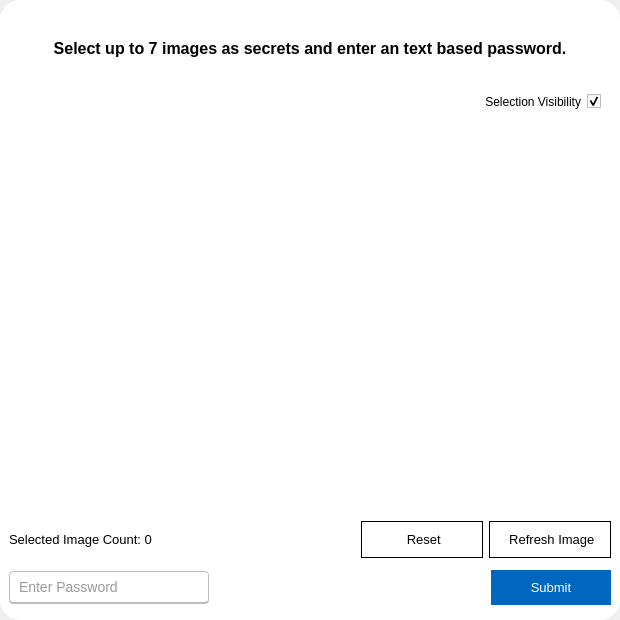
<?xml version="1.0" encoding="UTF-8"?>
<ui version="4.0">
 <class>Form</class>
 <widget class="QWidget" name="Form">
  <property name="geometry">
   <rect>
    <x>0</x>
    <y>0</y>
    <width>620</width>
    <height>620</height>
   </rect>
  </property>
  <property name="maximumSize">
   <size>
    <width>620</width>
    <height>620</height>
   </size>
  </property>
  <property name="windowTitle">
   <string>Form</string>
  </property>
  <property name="styleSheet">
   <string notr="true">#frame {
	background-color: white;
	border-radius: 20px;
}

#form_title {
	font-weight: 600;
	font-size: 12pt;
}

#visible_check {
	margin-right: 10px;
}

#select_lbl {
	font-size: 10pt;
	font-weight: 400;
}

QLineEdit {
	height: 30px;
	width: 200px;
  	margin: 7px 0;
	padding: 0 7px;
	border: 1.2px solid #bbbdbf;
 	border-bottom-width: 2px;
 	border-radius: 4px;
	font-size: 14px;
	font-weight: 400;
	color: #333;
}

QLineEdit:focus {
	border-color: #4070f4;
}

QPushButton {
	font-size: 10pt;
	font-weight: 400;
	min-width: 100px;
	height: 35px;
	padding: 0px 10px;
}

#reset_btn, #refresh_btn {
	color: black;
	background-color: transparent;
	border: 1px solid black;
}

#submit_btn {
	color: white;
	border: none;
	background-color: #0067c0;
}</string>
  </property>
  <layout class="QVBoxLayout" name="verticalLayout">
   <property name="spacing">
    <number>0</number>
   </property>
   <property name="leftMargin">
    <number>0</number>
   </property>
   <property name="topMargin">
    <number>0</number>
   </property>
   <property name="rightMargin">
    <number>0</number>
   </property>
   <property name="bottomMargin">
    <number>0</number>
   </property>
   <item>
    <widget class="QFrame" name="frame">
     <property name="frameShape">
      <enum>QFrame::StyledPanel</enum>
     </property>
     <property name="frameShadow">
      <enum>QFrame::Raised</enum>
     </property>
     <layout class="QVBoxLayout" name="verticalLayout_2">
      <item>
       <widget class="QLabel" name="form_title">
        <property name="text">
         <string>Select up to 7 images as secrets and enter an text based password.</string>
        </property>
        <property name="alignment">
         <set>Qt::AlignCenter</set>
        </property>
        <property name="wordWrap">
         <bool>true</bool>
        </property>
       </widget>
      </item>
      <item alignment="Qt::AlignLeft">
       <widget class="QCheckBox" name="visible_check">
        <property name="cursor">
         <cursorShape>PointingHandCursor</cursorShape>
        </property>
        <property name="layoutDirection">
         <enum>Qt::RightToLeft</enum>
        </property>
        <property name="text">
         <string>Selection Visibility</string>
        </property>
        <property name="checked">
         <bool>true</bool>
        </property>
       </widget>
      </item>
      <item>
       <widget class="QFrame" name="image_view">
        <property name="minimumSize">
         <size>
          <width>400</width>
          <height>400</height>
         </size>
        </property>
        <property name="frameShape">
         <enum>QFrame::NoFrame</enum>
        </property>
        <property name="frameShadow">
         <enum>QFrame::Plain</enum>
        </property>
        <layout class="QGridLayout" name="gridLayout" columnstretch="0">
         <property name="leftMargin">
          <number>10</number>
         </property>
         <property name="topMargin">
          <number>10</number>
         </property>
         <property name="rightMargin">
          <number>10</number>
         </property>
         <property name="bottomMargin">
          <number>10</number>
         </property>
         <property name="spacing">
          <number>5</number>
         </property>
        </layout>
       </widget>
      </item>
      <item>
       <layout class="QHBoxLayout" name="horizontalLayout_2">
        <item>
         <widget class="QLabel" name="select_lbl">
          <property name="text">
           <string>Selected Image Count: 0</string>
          </property>
         </widget>
        </item>
        <item>
         <spacer name="horizontalSpacer_2">
          <property name="orientation">
           <enum>Qt::Horizontal</enum>
          </property>
          <property name="sizeHint" stdset="0">
           <size>
            <width>40</width>
            <height>20</height>
           </size>
          </property>
         </spacer>
        </item>
        <item>
         <widget class="QPushButton" name="reset_btn">
          <property name="cursor">
           <cursorShape>PointingHandCursor</cursorShape>
          </property>
          <property name="text">
           <string> Reset</string>
          </property>
          <property name="icon">
           <iconset>
            <normaloff>../../resources/icons/trash-2.svg</normaloff>../../resources/icons/trash-2.svg</iconset>
          </property>
         </widget>
        </item>
        <item>
         <widget class="QPushButton" name="refresh_btn">
          <property name="cursor">
           <cursorShape>PointingHandCursor</cursorShape>
          </property>
          <property name="text">
           <string> Refresh Image</string>
          </property>
          <property name="icon">
           <iconset>
            <normaloff>../../resources/icons/refresh-cw.svg</normaloff>../../resources/icons/refresh-cw.svg</iconset>
          </property>
         </widget>
        </item>
       </layout>
      </item>
      <item>
       <layout class="QHBoxLayout" name="horizontalLayout">
        <property name="spacing">
         <number>5</number>
        </property>
        <item>
         <widget class="QLineEdit" name="password_field">
          <property name="sizePolicy">
           <sizepolicy hsizetype="Minimum" vsizetype="Fixed">
            <horstretch>0</horstretch>
            <verstretch>0</verstretch>
           </sizepolicy>
          </property>
          <property name="minimumSize">
           <size>
            <width>120</width>
            <height>0</height>
           </size>
          </property>
          <property name="maximumSize">
           <size>
            <width>200</width>
            <height>16777215</height>
           </size>
          </property>
          <property name="maxLength">
           <number>127</number>
          </property>
          <property name="frame">
           <bool>false</bool>
          </property>
          <property name="placeholderText">
           <string>Enter Password</string>
          </property>
         </widget>
        </item>
        <item>
         <spacer name="horizontalSpacer">
          <property name="orientation">
           <enum>Qt::Horizontal</enum>
          </property>
          <property name="sizeHint" stdset="0">
           <size>
            <width>40</width>
            <height>20</height>
           </size>
          </property>
         </spacer>
        </item>
        <item>
         <widget class="QPushButton" name="submit_btn">
          <property name="cursor">
           <cursorShape>PointingHandCursor</cursorShape>
          </property>
          <property name="text">
           <string>Submit</string>
          </property>
         </widget>
        </item>
       </layout>
      </item>
     </layout>
    </widget>
   </item>
  </layout>
 </widget>
 <resources/>
 <connections/>
</ui>
